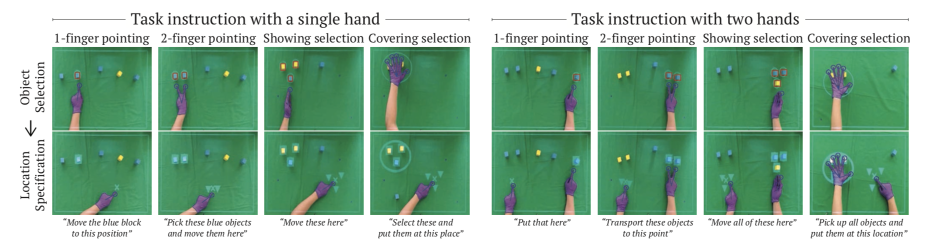
#> input picture image/img1.png, 1860 x 488 px, given in place of the camera (shown at 1/2 size)
$ python hsv_bar.py
#> lines starting #> are read from the running program, lines starting #| are printed output that depends on the picture; after the words box and inside, x2 and y2 are one past the last pixel; in counts of white or black regions, pixels touching at a corner belong together
import cv2
import numpy as np
def warp(img):
    #pts1 = np.float32([[115,124],[520,112],[2,476],[640,480]])
    pts1 = np.float32([[268,76],[500,58],[272,252],[523,237]])
    pts2 = np.float32([[0,0],[640,0],[0,480],[640,480]])
    M = cv2.getPerspectiveTransform(pts1,pts2)
    dst = cv2.warpPerspective(img,M,(640,480))
    return dst

def callback(x):
    pass

cap = cv2.VideoCapture(0)
cv2.namedWindow('image')
ilowH = 0
ihighH = 180

ilowS = 0
ihighS = 255
ilowV = 0
ihighV = 255

# create trackbars for color change
cv2.createTrackbar('lowH','image',ilowH,180,callback)
#> slider 'lowH' is set to 36
cv2.createTrackbar('highH','image',ihighH,180,callback)

cv2.createTrackbar('lowS','image',ilowS,255,callback)
#> slider 'lowS' is set to 51
cv2.createTrackbar('highS','image',ihighS,255,callback)

cv2.createTrackbar('lowV','image',ilowV,255,callback)
#> slider 'lowV' is set to 51
cv2.createTrackbar('highV','image',ihighV,255,callback)


while(True):
    # grab the frame
    ret, frame = cap.read()
#> frame is the input picture: shape (488, 1860, 3); mean B, G, R 155.9, 181, 141.7
    #frame = warp(frame)
    # get trackbar positions
    ilowH = cv2.getTrackbarPos('lowH', 'image')
    ihighH = cv2.getTrackbarPos('highH', 'image')
    ilowS = cv2.getTrackbarPos('lowS', 'image')
    ihighS = cv2.getTrackbarPos('highS', 'image')
    ilowV = cv2.getTrackbarPos('lowV', 'image')
    ihighV = cv2.getTrackbarPos('highV', 'image')

    hsv = cv2.cvtColor(frame, cv2.COLOR_BGR2HSV)
#> hsv: shape (488, 1860, 3); mean H, S, V 43.2, 76.9, 182.4
    lower_hsv = np.array([ilowH, ilowS, ilowV])
    higher_hsv = np.array([ihighH, ihighS, ihighV])
    mask = cv2.inRange(hsv, lower_hsv, higher_hsv)
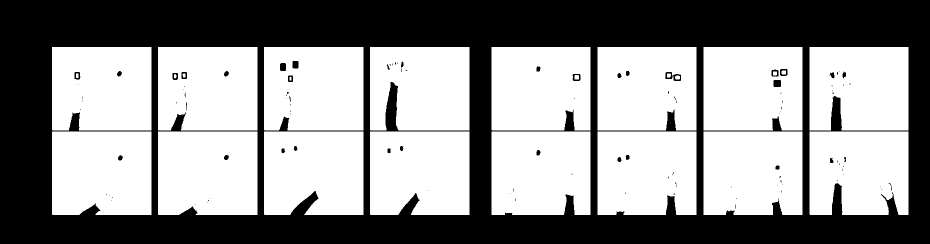
#> mask: shape (488, 1860) (shown at 1/2 size); 56.7% white; 113 black regions (78 under 20 px), largest, box (x1, y1, x2, y2) and area: (0, 0, 1860, 488) 389724, (1547, 160, 1562, 174) 206, (560, 126, 572, 142) 184

    frame = cv2.bitwise_and(frame, frame, mask=mask)
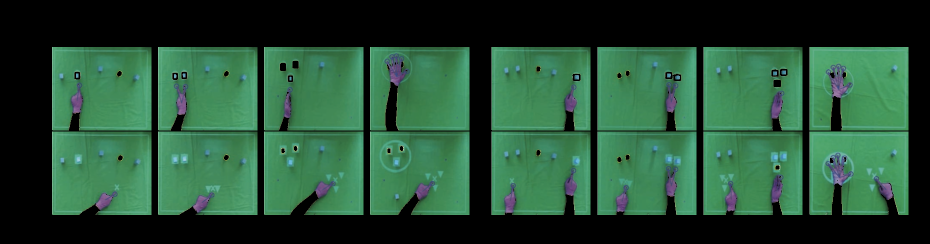
#> frame: shape (488, 1860, 3) (shown at 1/2 size); mean B, G, R 53.7, 78.2, 38.4

    # show thresholded image
    cv2.imshow('image', frame)
    k = cv2.waitKey(1) & 0xFF # large wait time to remove freezing
#> (key Esc is pressed here)
    if k == 113 or k == 27:
        break


cv2.destroyAllWindows()
cap.release()
